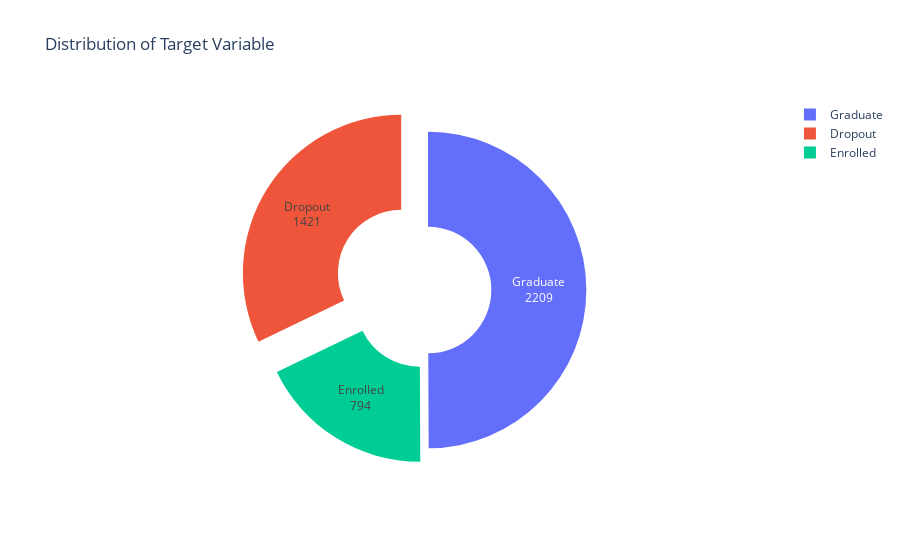

This figure's notebook cell:
### Code cell
fig = px.pie(df['Target'].value_counts().reset_index(), names='index', values='Target',
             title='Distribution of Target Variable')
fig.update_traces(labels=['Graduate', 'Dropout', 'Enrolled'], hole=0.4, textinfo='value+label', pull=[0, 0.2, 0.1])
fig.show()

### Figure 1 — Plotly figure (JSON) as saved in the notebook; plotly's stock layout.template omitted (floating-point values rounded to 4 significant figures)
{"data": [{"domain": {"x": [0, 1], "y": [0, 1]}, "hole": 0.4, "hovertemplate": "index=%{label}<br>Target=%{value}<extra></extra>", "labels": ["Graduate", "Dropout", "Enrolled"], "legendgroup": "", "name": "", "pull": [0, 0.2, 0.1], "showlegend": true, "textinfo": "value+label", "type": "pie", "values": [2209, 1421, 794]}], "layout": {"legend": {"tracegroupgap": 0}, "title": {"text": "Distribution of Target Variable"}}}
